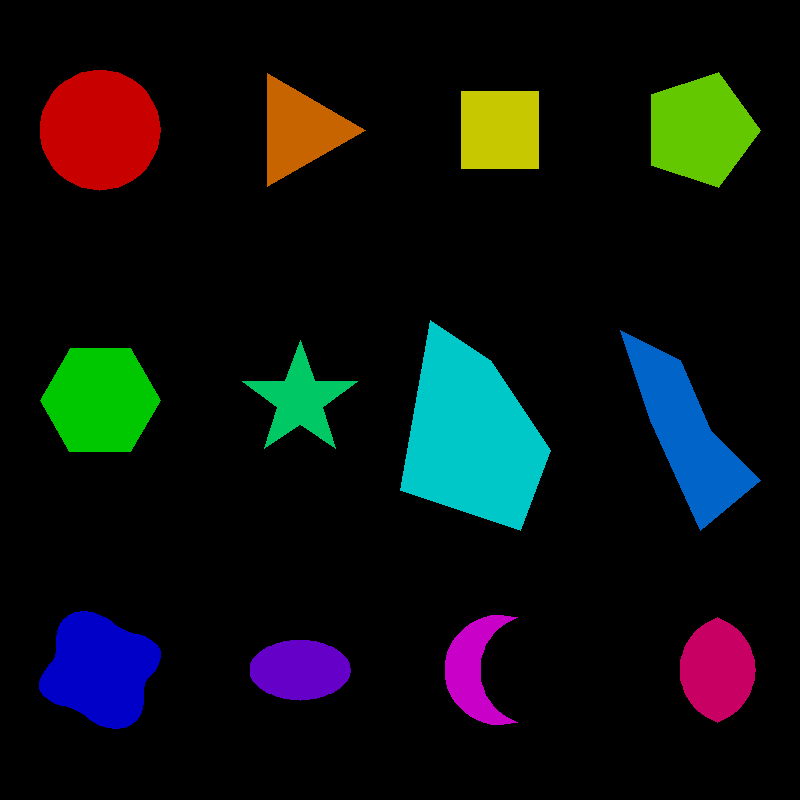
#> input picture tests/primitives.png, 800 x 800 px
$ python xvgtracer.py tests/primitives.png 3 out.png 1.0 1.0
#> lines starting #> are read from the running program, lines starting #| are printed output that depends on the picture; after the words box and inside, x2 and y2 are one past the last pixel; in counts of white or black regions, pixels touching at a corner belong together
"""XVGTracer core: color quantization + per-layer contour tracing -> layered SVG.

Pure-Python pipeline. Uses Pillow for perceptual quantization and scikit-image's
marching squares to trace each color layer into smooth SVG paths.
"""
from __future__ import annotations

import re

import numpy as np
from PIL import Image, ImageDraw
from skimage import measure


def quantize(image_path: str, num_colors: int = 5):
    """Quantize an image to `num_colors` perceptual colors.

    Returns (quantized_rgb_image, list_of_rgb_tuples).
    """
    img = Image.open(image_path).convert("RGB")
    # Perceptual quantization via median-cut + kmeans refinement.
    q = img.quantize(colors=num_colors, method=Image.FASTOCTREE, kmeans=num_colors)
    palette = np.array(q.getpalette()[: num_colors * 3]).reshape(-1, 3)
    colors = [tuple(int(c) for c in row) for row in palette]
    rgb = q.convert("RGB")
    return rgb, colors


def _binary_mask_for_color(arr: np.ndarray, color: tuple[int, int, int]) -> np.ndarray:
    """Boolean mask where the quantized image equals `color` (touched by any channel)."""
    diff = np.abs(arr.astype(int) - np.array(color)).sum(axis=2)
    return diff < 8


def _rdp_open(points: list[tuple[float, float]], epsilon: float) -> list[tuple[float, float]]:
    """Standard (open) Ramer-Douglas-Peucker polyline simplification."""
    if len(points) < 3:
        return points
    arr = np.array(points, dtype=float)
    start, end = arr[0], arr[-1]
    vec = end - start
    norm = np.hypot(*vec)
    if norm == 0:
        return [points[0], points[-1]]
    rel = arr - start
    d = np.abs(rel[:, 0] * vec[1] - rel[:, 1] * vec[0]) / norm
    i = int(np.argmax(d))
    if d[i] > epsilon:
        left = _rdp_open(points[: i + 1], epsilon)
        right = _rdp_open(points[i:], epsilon)
        return left[:-1] + right
    return [points[0], points[-1]]


def _rdp(points: list[tuple[float, float]], epsilon: float) -> list[tuple[float, float]]:
    """Closed-contour RDP: simplify the ring as an open polyline by dropping the
    duplicate closing point, then re-append it so the path stays closed."""
    if len(points) < 3:
        return points
    # find_contours returns a closed loop (first≈last); drop the trailing duplicate
    ring = points[:]
    while len(ring) > 1 and abs(ring[0][0] - ring[-1][0]) < 1e-6 and abs(ring[0][1] - ring[-1][1]) < 1e-6:
        ring = ring[:-1]
    if len(ring) < 3:
        return points
    simplified = _rdp_open(ring, epsilon)
    return simplified + [simplified[0]]


def trace_layer(mask: np.ndarray, simplify: float = 1.0,
                 angle_threshold: float = 30.0, max_segment: float = 8.0,
                 smooth_sigma: float = 1.0) -> list[str]:
    """Trace a binary mask into SVG path `d` strings via marching squares.

    `simplify` controls contour smoothing (higher = fewer points / smoother).
    `angle_threshold` (degrees): vertices turning sharper than this stay hard
    corners; gentler runs are smoothed into cubic Bézier curves.
    `smooth_sigma` (px): mild low-pass applied to the contour point ring before
    tracing. This removes pixel-grid quantisation jitter (the cause of "polygonal
    hints") so smooth curves read as true curves, while preserving real corners
    and tiny details far better than blurring the image itself.
    """
    paths: list[str] = []
    contours = measure.find_contours(mask.astype(float), 0.5)
    for contour in contours:  # contour is (row=y, col=x)
        if len(contour) < 4:
            continue
        pts = [(float(x), float(y)) for y, x in contour]
        # dedupe consecutive points
        dedup = []
        for p in pts:
            if not dedup or abs(dedup[-1][0] - p[0]) > 1e-6 or abs(dedup[-1][1] - p[1]) > 1e-6:
                dedup.append(p)
        if len(dedup) < 3:
            continue
        # low-pass the point ring to kill grid jitter without shifting the boundary
        if smooth_sigma > 0:
            n = len(dedup)
            arr = np.array(dedup, dtype=float)
            k = max(1, int(round(smooth_sigma * 2)))
            for _ in range(k):
                s = np.zeros_like(arr)
                s[0] = (arr[-1] + 2 * arr[0] + arr[1]) / 4
                s[1:-1] = (arr[:-2] + 2 * arr[1:-1] + arr[2:]) / 4
                s[-1] = (arr[-2] + 2 * arr[-1] + arr[0]) / 4
                arr = s
            dedup = [(float(x), float(y)) for x, y in arr]
        simplified = _rdp(dedup, epsilon=simplify)
        d = _to_smooth_path(simplified, angle_threshold=angle_threshold,
                            max_segment=max_segment)
        paths.append(d)
    return paths


def _to_smooth_path(points: list[tuple[float, float]], angle_threshold: float = 30.0,
                    max_segment: float = 8.0) -> str:
    """Build an SVG path string from a closed polygon.

    Vertices whose turning angle exceeds `angle_threshold` (degrees) are kept as
    hard corners (line segments). Gentler runs are smoothed with a Catmull-Rom ->
    cubic Bézier spline, subdivided so curves stay dense enough to read as true
    (not facets). This is robust for any closed shape (circles, ellipses, stars)
    and avoids SVG-arc failure modes on near-full curves.
    """
    n = len(points)
    if n < 3:
        return "M" + " L".join(f"{x:.1f},{y:.1f}" for x, y in points) + " Z"

    # closed ring with wrap-around neighbours for tangent estimation
    pts = points + [points[0], points[1], points[2]]

    def turn(i: int) -> float:
        """Exterior bend angle (deg) at ring vertex i (0..n-1). 180 = straight."""
        p0 = np.array(pts[i - 1])
        p1 = np.array(pts[i])
        p2 = np.array(pts[i + 1])
        v1 = p0 - p1
        v2 = p2 - p1
        n1 = np.hypot(*v1)
        n2 = np.hypot(*v2)
        if n1 == 0 or n2 == 0:
            return 0.0  # degenerate -> treat as sharp corner
        cos_a = np.clip(np.dot(v1, v2) / (n1 * n2), -1.0, 1.0)
        return float(np.degrees(np.arccos(cos_a)))

    # A vertex is a hard corner when the path bends more than `angle_threshold`
    # away from straight (180 - angle_threshold).
    corner = [turn(i) < (180.0 - angle_threshold) or np.isnan(turn(i)) for i in range(n)]

    def subdivide(a, b):
        """Insert evenly spaced points between a and b so no segment exceeds max_segment."""
        dist = np.hypot(b[0] - a[0], b[1] - a[1])
        steps = max(1, int(np.ceil(dist / max_segment)))
        return [(a[0] + (b[0] - a[0]) * t / steps, a[1] + (b[1] - a[1]) * t / steps)
                for t in range(1, steps)]

    d = f"M{pts[0][0]:.1f},{pts[0][1]:.1f}"
    i = 0
    while i < n:
        if corner[i]:
            d += f" L{pts[i][0]:.1f},{pts[i][1]:.1f}"
            i += 1
            continue
        # collect a smooth run of gentle vertices [i .. j]
        run = [pts[i]]
        j = i + 1
        while j < n and not corner[j]:
            run.append(pts[j])
            j += 1
        run.append(pts[j])  # next anchor (corner or wrap start)
        # densify each leg of the run so curves don't look faceted
        dense = [run[0]]
        for k in range(len(run) - 1):
            dense.extend(subdivide(run[k], run[k + 1]))
            dense.append(run[k + 1])
        # Smooth runs are rendered as a Catmull-Rom -> cubic Bézier spline. This is
        # robust for any closed curve (circles, ellipses, stars) and avoids the
        # failure modes of SVG arc commands (large-arc/sweep flags on near-full
        # circles). The path is closed and dense enough to read as a true curve.
        for k in range(1, len(dense) - 1):
            p_prev = np.array(dense[k - 1])
            p_curr = np.array(dense[k])
            p_next = np.array(dense[k + 1])
            c1 = p_curr + (p_next - p_prev) / 6.0
            c2 = (p_next - (np.array(dense[k + 2]) - p_curr) / 6.0
                  if k + 2 < len(dense) else p_next - (p_next - p_curr) / 6.0)
            d += (f" C{c1[0]:.1f},{c1[1]:.1f}"
                  f" {c2[0]:.1f},{c2[1]:.1f}"
                  f" {p_next[0]:.1f},{p_next[1]:.1f}")
        i = j
        if j >= n:
            break
    d += " Z"
    # drop consecutive duplicate points (e.g. echoed start vertex).
    # A command: A rx ry rot la,sweep x y ; others: M/L/C x,y (+ C has 3 pairs).
    import re
    last_pt = None
    out_parts = []
    # match a command letter, then its numeric args
    for m in re.finditer(r"([MLCZA])([^MLCZA]*)", d):
        cmd = m.group(1)
        if cmd == "Z":
            out_parts.append("Z")
            continue
        nums = re.findall(r"-?\d+\.?\d*", m.group(2))
        if cmd == "A":
            # rx ry rot la,sweep x y
            rx, ry, rot, la, sw, x, y = (float(v) for v in nums)
            pt = (round(x, 1), round(y, 1))
            if pt != last_pt:
                out_parts.append(f"A{rx:.1f},{ry:.1f} {int(rot)} {int(la)},{int(sw)} {x:.1f},{y:.1f}")
                last_pt = pt
        else:
            # group into coordinate pairs
            pts = [(round(float(nums[i]), 1), round(float(nums[i + 1]), 1))
                   for i in range(0, len(nums) - 1, 2)]
            kept = []
            for pt in pts:
                if pt != last_pt:
                    kept.append(f"{pt[0]:.1f},{pt[1]:.1f}")
                    last_pt = pt
            if kept:
                out_parts.append(cmd + " ".join(kept))
    return " ".join(out_parts)
    return " ".join(clean)


def generate_svg(
    rgb_image: Image.Image,
    colors: list[tuple[int, int, int]],
    output: str = "output_colored.svg",
    simplify: float = 1.0,
    angle_threshold: float = 30.0,
    smooth_sigma: float = 1.0,
    background: bool = True,
) -> str:
    """Generate a layered, grouped SVG with one <g> per color.

    Tracing uses marching-squares (skimage `find_contours`) + RDP simplification
    + spline smoothing (`_to_smooth_path`), which produces smooth Bézier/arc
    curves for organic shapes and crisp corners for rectilinear ones.
    """
    arr = np.asarray(rgb_image)
    w, h = rgb_image.size
    svg = [
        f'<svg width="{w}" height="{h}" viewBox="0 0 {w} {h}" '
        f'xmlns="http://www.w3.org/2000/svg">'
    ]
    svg.append('<metadata>XVGTracer: per-color contour traced layers</metadata>')
    if background:
        # bottom-most layer = most frequent color as solid backdrop
        svg.append('<rect width="100%" height="100%" '
                   f'fill="rgb{tuple(colors[0])}" />')
    for idx, color in enumerate(colors):
        mask = _binary_mask_for_color(arr, color)
        if not mask.any():
            continue
        paths = trace_layer(mask, simplify=simplify, angle_threshold=angle_threshold,
                            smooth_sigma=smooth_sigma)
        if not paths:
            continue
        fill = f"rgb({color[0]},{color[1]},{color[2]})"
        svg.append(f'<g id="layer_{idx}" data-color="{fill}" '
                   f'class="xvg-layer" fill="{fill}" fill-rule="evenodd">')
        for d in paths:
            svg.append(f'  <path d="{d}" />')
        svg.append("</g>")
    svg.append("</svg>")
    out = "\n".join(svg)
    with open(output, "w", encoding="utf-8") as f:
        f.write(out)
    return out


def process(image_path: str, num_colors: int = 5, output: str = "output_colored.svg",
             simplify: float = 1.0, angle_threshold: float = 30.0,
             smooth_sigma: float = 1.0) -> str:
    rgb, colors = quantize(image_path, num_colors)
#> in quantize, img is the input picture: PIL image 800x800 RGB; mean R, G, B 12.4, 17.5, 16.5
#> in quantize, `q = img.quantize(colors=num_colors, method=Image.FASTOCTREE, kmeans=nu..`:
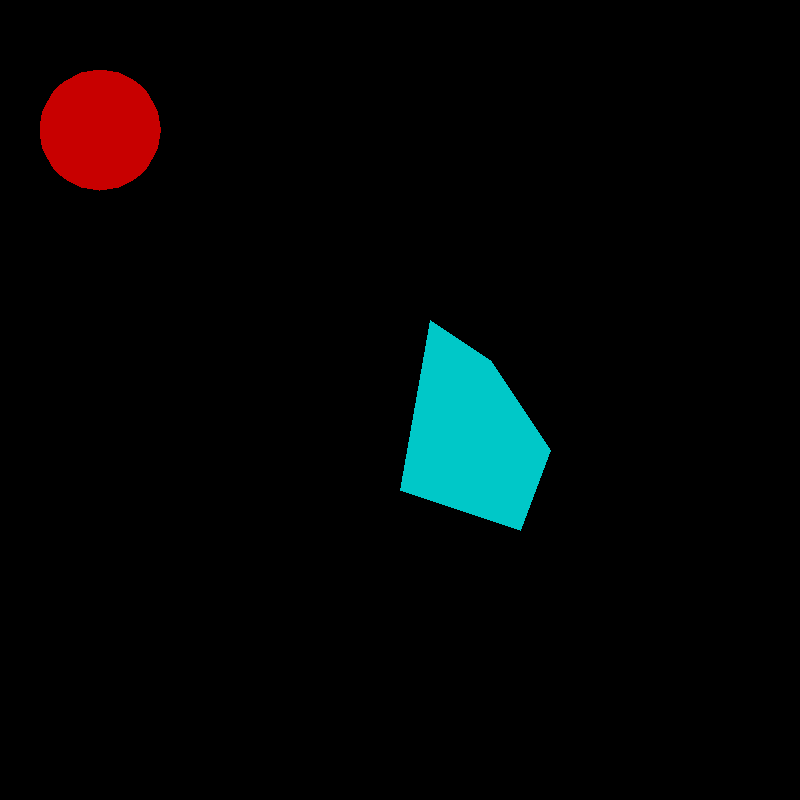
#> q: PIL image 800x800 P; mean R, G, B 3.6, 6, 6
#> in quantize, `palette = np.array(q.getpalette()[: num_colors * 3]).reshape(-1, 3)`: palette = [[0, 0, 0], [0, 200, 200], [200, 0, 0]]
#> in quantize, `colors = [tuple(int(c) for c in row) for row in palette]`: colors = [(0, 0, 0), (0, 200, 200), (200, 0, 0)]
#> colors = [(0, 0, 0), (0, 200, 200), (200, 0, 0)]
    rgb.save("quantized.png")
    svg = generate_svg(rgb, colors, output=output, simplify=simplify,
                       angle_threshold=angle_threshold, smooth_sigma=smooth_sigma)
#> the loop in generate_svg, `for idx, color in enumerate(colors):` made 3 passes
#> pass 1, in _binary_mask_for_color, `diff = np.abs(arr.astype(int) - np.array(color)).sum(axis=2)`:
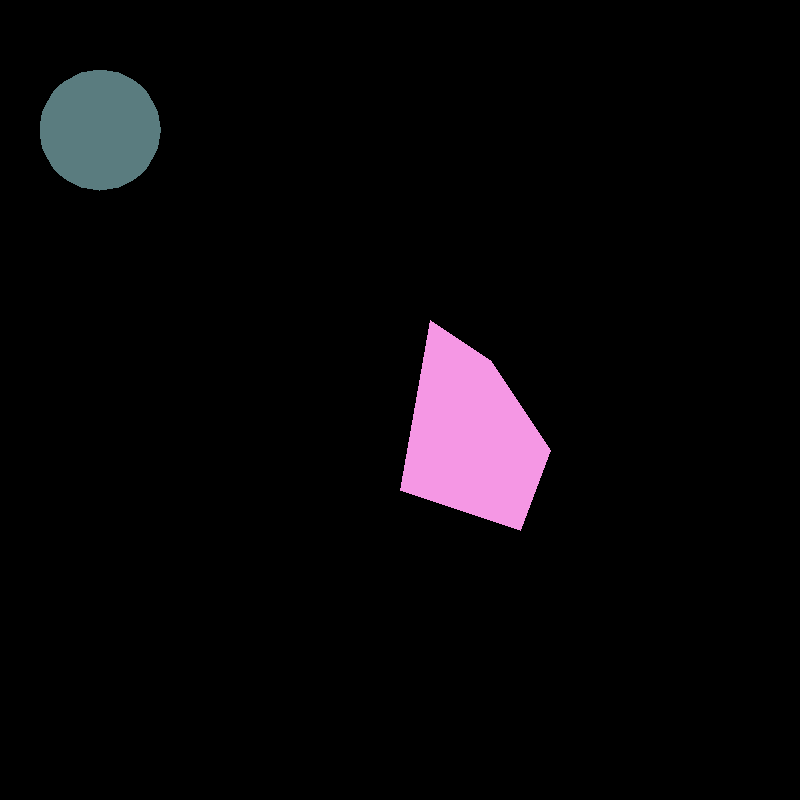
#> diff: shape (800, 800) int64; 3 distinct labels, from 0 to 400; one colour per label, 0 black
#> pass 1, in generate_svg, `mask = _binary_mask_for_color(arr, color)`:
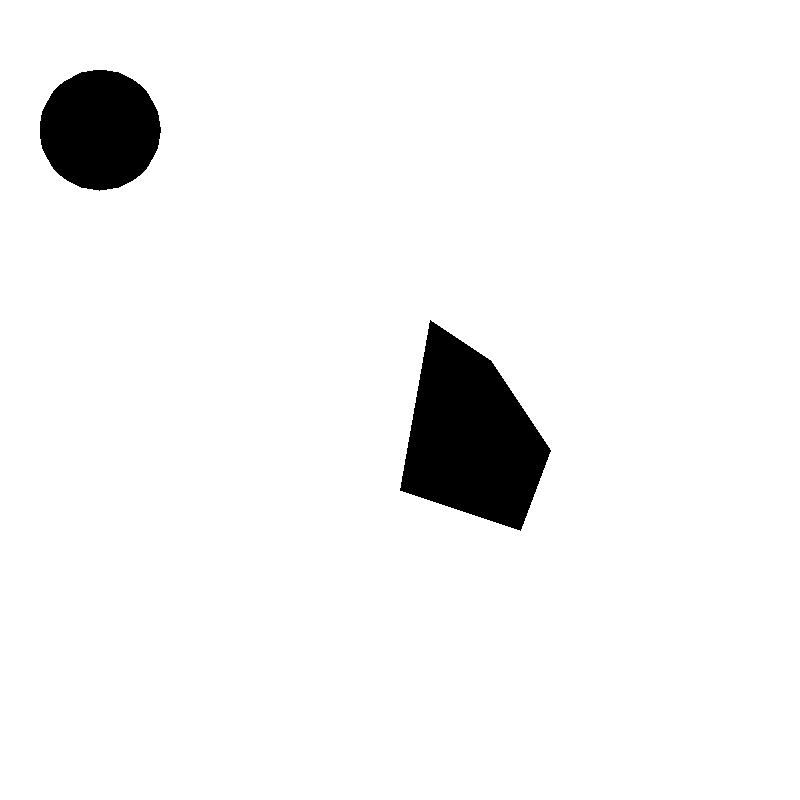
#> mask: shape (800, 800) bool; 95.2% white; 2 black regions, box (x1, y1, x2, y2) and area: (400, 320, 551, 531) 19246, (40, 70, 161, 191) 11380
#> pass 2, in _binary_mask_for_color (call 2), `diff = np.abs(arr.astype(int) - np.array(color)).sum(axis=2)`:
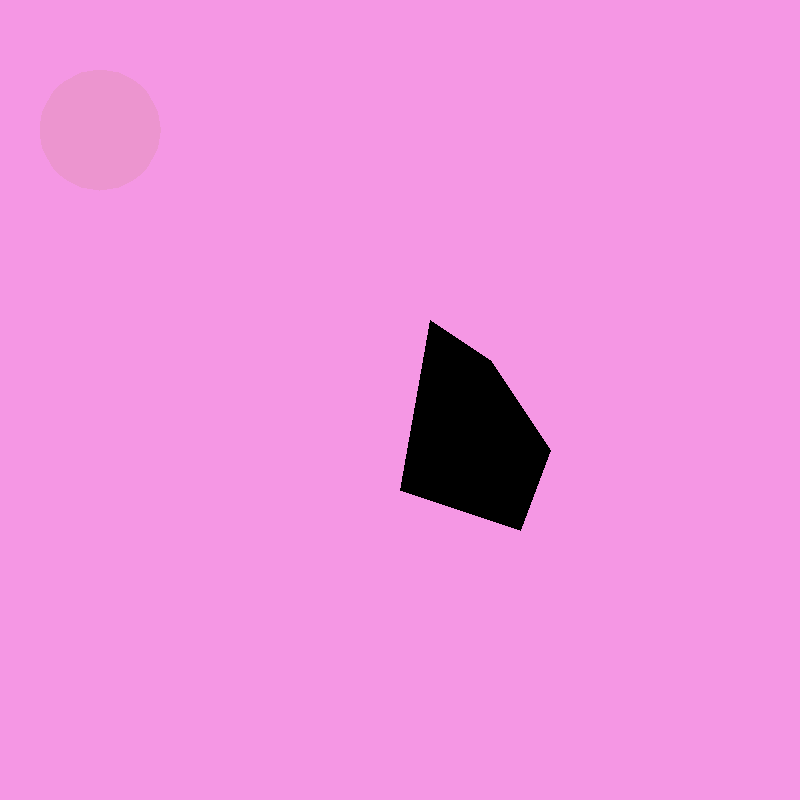
#> diff: shape (800, 800) int64; 3 distinct labels, from 0 to 600; one colour per label, 0 black
#> pass 2, in generate_svg, `mask = _binary_mask_for_color(arr, color)`:
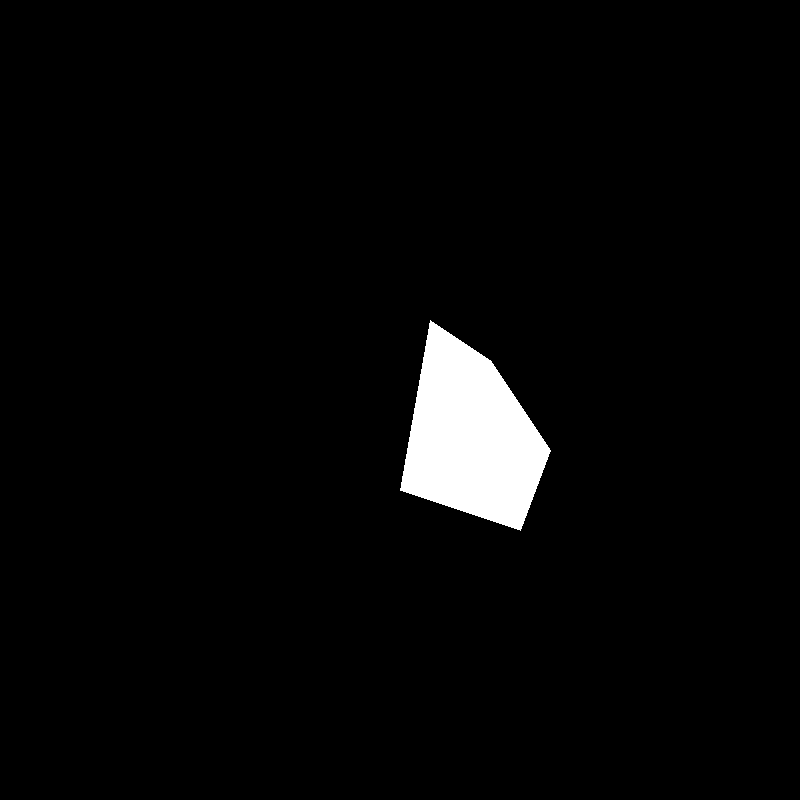
#> mask: shape (800, 800) bool; 3% white; 1 white region, box (x1, y1, x2, y2) and area: (400, 320, 551, 531) 19246
#> after the loop in generate_svg, `for idx, color in enumerate(colors):`:
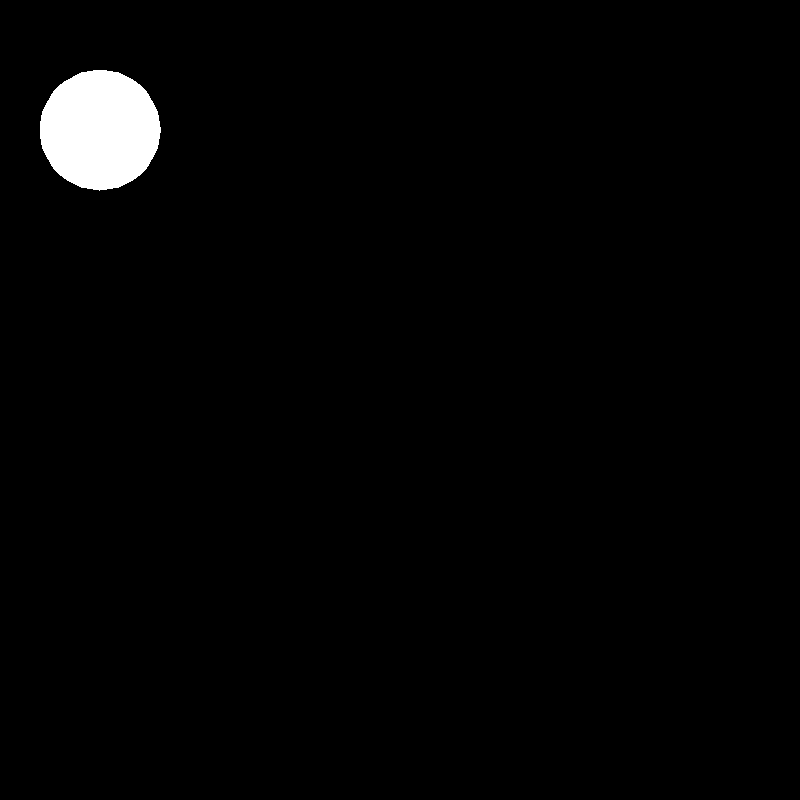
#> mask: shape (800, 800) bool; 1.8% white; 1 white region, box (x1, y1, x2, y2) and area: (40, 70, 161, 191) 11380
    return svg


if __name__ == "__main__":
    import sys

    if len(sys.argv) < 2:
        print("Usage: python xvgtracer.py input.png [num_colors] [output.svg] "
              "[angle_threshold] [smooth_sigma]")
        sys.exit(1)
    nc = int(sys.argv[2]) if len(sys.argv) > 2 else 5
    out = sys.argv[3] if len(sys.argv) > 3 else "output_colored.svg"
    ang = float(sys.argv[4]) if len(sys.argv) > 4 else 30.0
    sig = float(sys.argv[5]) if len(sys.argv) > 5 else 1.0
    process(sys.argv[1], nc, out, angle_threshold=ang, smooth_sigma=sig)
    print(f"Colored layered SVG saved: {out}")
